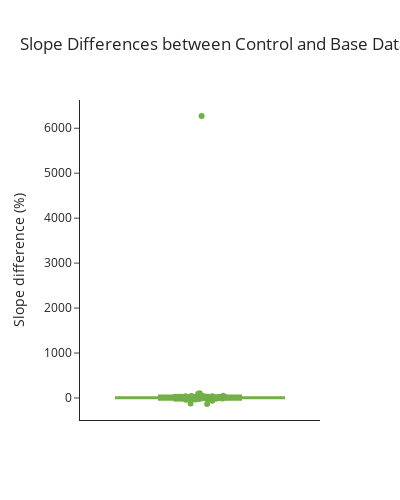

Notebook cell for this chart:
### Code cell
fig = go.Figure()
fig.add_trace(go.Box(
    y=slope_differences,
    name='',
    marker_color='rgb(115,175,72)',
    boxpoints='all',
    jitter=0.3,
    pointpos=0,
    showlegend=False
))
fig.update_layout(
    title='Slope Differences between Control and Base Data',
    #xaxis_title='Data Type',
    yaxis_title='Slope difference (%)',
    height=500,
    width=400,
    template='simple_white'
)
fig.update_layout(
    xaxis=dict(
        range=[-0.35, 0.35],
        tickvals=[],  # optional: removes tick labels
    )
)

fig.show()

### Figure 1 — Plotly figure (JSON) as saved in the notebook; plotly's stock layout.template omitted (floating-point values rounded to 4 significant figures)
{"data": [{"boxpoints": "all", "jitter": 0.3, "marker": {"color": "rgb(115,175,72)"}, "name": "", "pointpos": 0, "showlegend": false, "type": "box", "y": [1.256, -4.088, 9.286, -6.402, 14.51, 20.51, 22.75, 32.29, 17.82, 102.6, -2.492, -1.121, 29.08, 19.23, -37.29, -1.316, -14.57, 13.42, 3.153, 27.42, -8.71, -2.167, -0.5359, -7.505, -6.676, 13.41, 16.88, 40.77, -0.9137, 16.61, -4.0, 17.16, -12.21, -0.3563, 26.72, 11.83, -4.786, -15.62, 6.162, -3.692, 9.79, 10.67, 13.65, 52.39, 21.45, 23.38, 21.34, -22.27, 27.8, -31.97, 16.34, 0.6689, -25.45, 56.69, -17.23, -2.072, -3.979, 1.713, -0.3615, -61.12, -16.46, 24.01, 16.76, 3.037, 10.37, -18.63, 5.022, 44.31, 4.6, 14.9, 10.01, 41.16, -6.06, 19.72, -0.6695, -8.233, 6272.0, -2.707, 55.01, -12.62, -133.8, -1.22, -10.92, 12.19, 92.63, 39.21, -17.45, 10.74, 7.721, -8.593, -19.1, 9.186, -14.53, 52.11, -123.6, 4.176, -6.368, 26.04, 9.685, 17.69]}], "layout": {"height": 500, "title": {"text": "Slope Differences between Control and Base Data"}, "width": 400, "xaxis": {"range": [-0.35, 0.35], "tickvals": []}, "yaxis": {"title": {"text": "Slope difference (%)"}}}}
